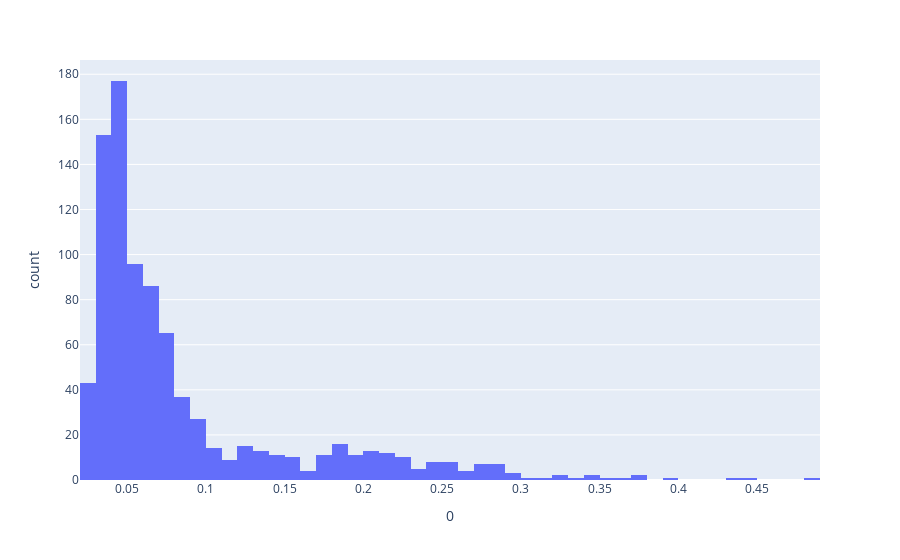

Write notebook code for a chart like this one.
### Code cell
px.histogram(pd.DataFrame(y_pred_test), x=0)

### Figure 1 — Plotly figure (JSON) as saved in the notebook; plotly's stock layout.template omitted (floating-point values rounded to 4 significant figures; data arrays with more than 128 entries replaced by an {"elided": "..."} marker saying what was removed)
{"data": [{"alignmentgroup": "True", "bingroup": "x", "hovertemplate": "0=%{x}<br>count=%{y}<extra></extra>", "legendgroup": "", "marker": {"color": "#636efa"}, "name": "", "offsetgroup": "", "orientation": "v", "showlegend": false, "type": "histogram", "x": {"elided": "890 float values"}, "xaxis": "x", "yaxis": "y"}], "layout": {"barmode": "relative", "legend": {"tracegroupgap": 0}, "margin": {"t": 60}, "xaxis": {"anchor": "y", "domain": [0, 1], "title": {"text": "0"}}, "yaxis": {"anchor": "x", "domain": [0, 1], "title": {"text": "count"}}}}
